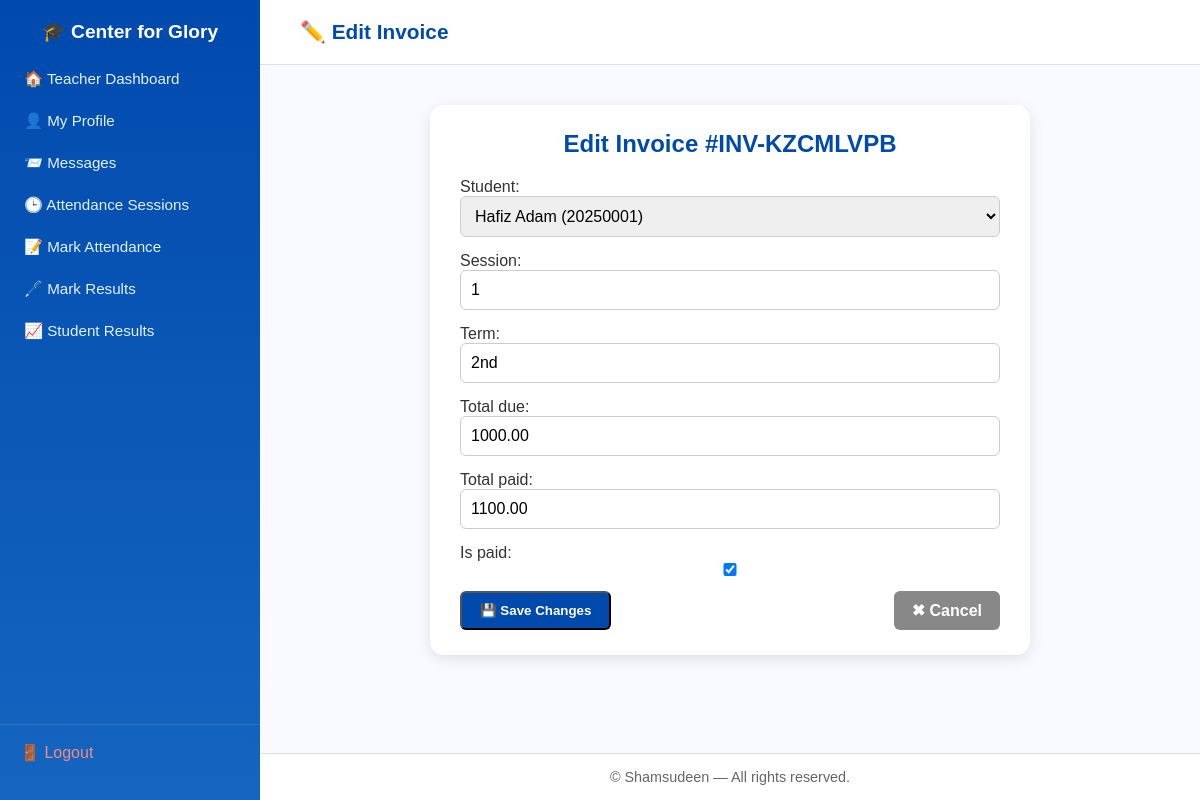
The page /finance/invoice/14/edit/ (signed in) on the database its author committed.
### finance/models.py (models this page shows, shortened)
class Invoice(models.Model):
    student = models.ForeignKey(Student, on_delete=models.CASCADE)
    invoice_number = models.CharField(max_length=20, unique=True, editable=False)
    session = models.ForeignKey(Session, on_delete=models.SET_NULL, null=True)
    term = models.CharField(max_length=20)
    total_due = models.DecimalField(max_digits=10, decimal_places=2)
    total_paid = models.DecimalField(max_digits=10, decimal_places=2, default=0)
    balance = models.DecimalField(max_digits=10, decimal_places=2, default=0)
    date_issued = models.DateTimeField(auto_now_add=True)
    is_paid = models.BooleanField(default=False)

### accounts/models.py (models this page shows, shortened)
class BaseProfile(models.Model):
    user = models.OneToOneField(CustomUser, on_delete=models.CASCADE, related_name="%(class)s_profile")
    date_of_birth = models.DateField(blank=True, null=True)
    gender = models.CharField(
        max_length=10,
        choices=[("Male", "Male"), ("Female", "Female")],
        blank=True,
    )
    address = models.CharField(max_length=255, blank=True)
    photo = models.ImageField(upload_to="profiles/", default="profiles/default.png")
    class Meta:
        abstract = True

class Student(BaseProfile):
    user = models.OneToOneField('accounts.CustomUser', on_delete=models.CASCADE)
    student_id = models.CharField(max_length=20, unique=True, blank=True)
    admission_date = models.DateField(blank=True, null=True)
    current_class = models.ForeignKey('academics.ClassRoom', on_delete=models.SET_NULL, null=True, blank=True)
    section = models.CharField(max_length=50, blank=True)
    guardian_name = models.CharField(max_length=100, blank=True)
    guardian_contact = models.CharField(max_length=15, blank=True)
    is_active = models.BooleanField(default=True)
    promotion_year = models.PositiveIntegerField(default=0)
    def __str__(self):
        return f"{self.user.get_full_name()} ({self.student_id})"

### finance/views.py (the view)
# urls.py: path('invoice/<int:pk>/edit/', views.edit_invoice, name='edit_invoice'),
@login_required
def edit_invoice(request, pk):
    invoice = get_object_or_404(Invoice, pk=pk)
    if request.method == 'POST':
        form = InvoiceForm(request.POST, instance=invoice)
        if form.is_valid():
            form.save()
            messages.success(request, "Invoice updated successfully!")
            return redirect('manage_invoices')
    else:
        form = InvoiceForm(instance=invoice)
    return render(request, 'finance/edit_invoice.html', {'form': form, 'invoice': invoice})

### finance/forms.py
class InvoiceForm(forms.ModelForm):
    class Meta:
        model = Invoice
        fields = ['student', 'session', 'term', 'total_due', 'total_paid', 'is_paid']
        widgets = {
            'student': forms.Select(attrs={'class': 'form-control'}),
            'session': forms.TextInput(attrs={'class': 'form-control'}),
            'term': forms.TextInput(attrs={'class': 'form-control'}),
            'total_due': forms.NumberInput(attrs={'class': 'form-control'}),
            'total_paid': forms.NumberInput(attrs={'class': 'form-control'}),
            'is_paid': forms.CheckboxInput(attrs={'class': 'form-check-input'}),
        }

### templates/finance/edit_invoice.html (shortened to what this page needs)
{% extends "accounts/base_dashboard.html" %}
{% block header %}✏️ Edit Invoice{% endblock %}
{% block content %}
<div class="form-card">
  <h2>Edit Invoice #{{ invoice.invoice_number }}</h2>
  <form method="post">
    {{ form.as_p }}
    <div class="form-btns">
      <button type="submit" class="btn save">💾 Save Changes</button>
      <a href="{% url 'manage_invoices' %}" class="btn cancel">✖ Cancel</a>
    </div>
  </form>
</div>
{% endblock %}

### templates/finance/edit_invoice.html (style rules this page uses)
.form-card { background: #fff; padding: 25px 30px; border-radius: 14px; box-shadow: 0 4px 15px rgba(0,0,0,0.1); max-width: 600px; margin: 0 auto; }
.form-card h2 { text-align: center; color: #004aad; margin-bottom: 20px; }
.form-control, .form-check-input { width: 100%; padding: 10px; border: 1px solid #ccc; border-radius: 6px; margin-bottom: 15px; font-size: 1rem; }
.form-btns { display: flex; justify-content: space-between; gap: 10px; }
.btn { display: inline-block; padding: 10px 18px; border-radius: 6px; text-decoration: none; color: #fff; font-weight: 600; transition: 0.3s ease; }
.btn.save { background: #004aad; }
.btn.cancel { background: #888; }

### rows shown on the page
Invoice: invoice_number "INV-KZCMLVPB", session "1", term "2nd", total_due "1000.00", total_paid "1100.00", is_paid "☑"
Student: student "Hafiz Adam (20250001)"
